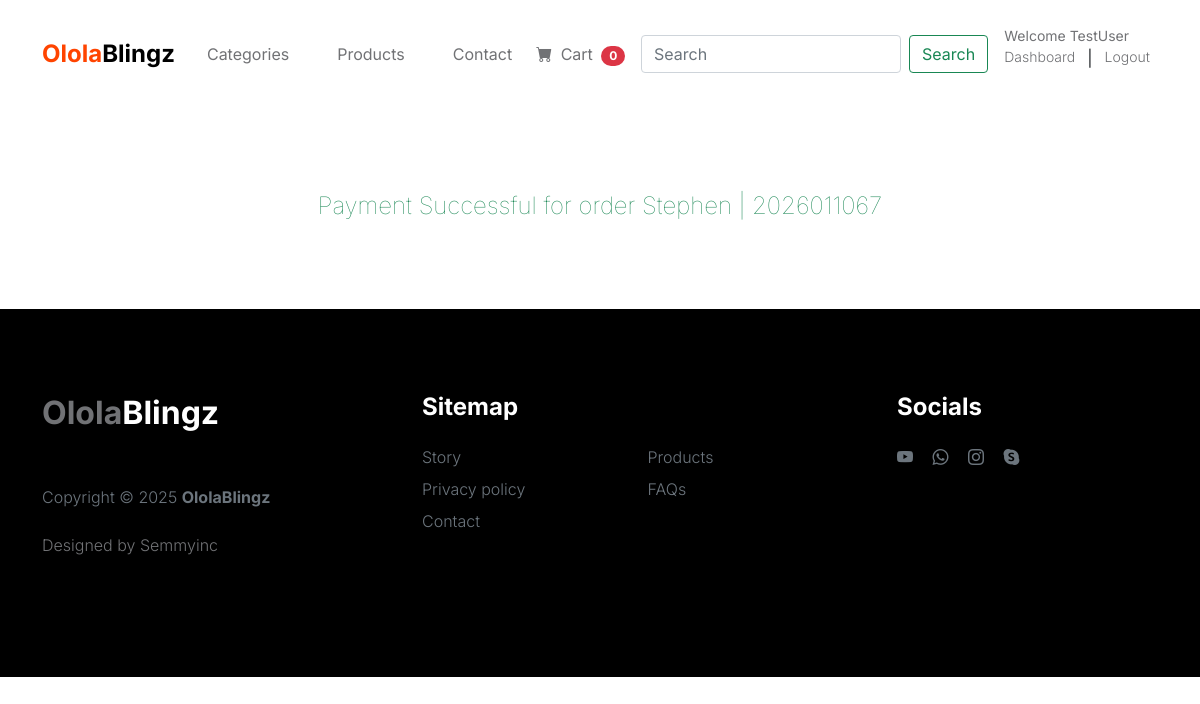
/payment/payment_success/67/ (signed in), run on the app's committed database.
### users/models.py (models this page shows, shortened)
class Users(AbstractBaseUser):
    first_name = models.CharField(max_length=50)
    last_name = models.CharField(max_length=50)
    username = models.CharField(max_length=50, unique=True)
    phone = models.CharField(max_length=50)
    email = models.EmailField(unique=True)
    date_joined = models.DateTimeField(auto_now_add=True)
    last_login = models.DateTimeField(auto_now_add=True)
    is_admin = models.BooleanField(default=False)
    is_staff = models.BooleanField(default=False)
    is_active = models.BooleanField(default=False)
    is_superadmin = models.BooleanField(default=False)
    USERNAME_FIELD = 'email'
    REQUIRED_FIELDS = ['username', 'first_name', 'last_name']
    objects = UsersManager()
    class Meta:
        verbose_name_plural = 'Users'

### payment/models.py (models this page shows, shortened)
class Order(models.Model):
    STATUS = (
        ('New', 'New'),
        ('Accepted', 'Accepted'),
        ('Completed', 'Completed'),
        ('Cancelled', 'Cancelled')
    )
    user = models.ForeignKey(Users, on_delete=models.SET_NULL, null=True)
    payment = models.ForeignKey(Payment, on_delete=models.SET_NULL, null=True, blank=True)
    order_number = models.CharField(max_length=50, blank=True)
    first_name = models.CharField(max_length=50)
    last_name = models.CharField(max_length=50)
    phone = models.CharField(max_length=20)
    email = models.CharField(max_length=100)
    address = models.CharField(max_length=255)
    city = models.CharField(max_length=50)
    state = models.CharField(max_length=50)
    country = models.CharField(max_length=50)
    order_note = models.TextField()
    order_total = models.FloatField()
    tax = models.FloatField()
    status = models.CharField(max_length=20, choices=STATUS, default='New')
    ip = models.CharField(max_length=20, blank=True)
    is_ordered = models.BooleanField(default=False)
    created_at = models.DateTimeField(auto_now_add=True)
    updated_at = models.DateTimeField(auto_now=True)

### payment/views.py (the view)
# urls.py: path('payment_success/<int:order_id>/', views.payment_success, name='payment_success'),
@login_required(login_url='login')
def payment_success(request, order_id):
    order = Order.objects.get(id=order_id)
    context = {'order':order}
    return render(request, 'payment/payment_success.html', context)

### cart/context_processors.py (called while the page is built)
def cart_counter(request):
    cart_count = 0
    if 'admin' in request.path:
        return {}
    else:
        try:
            if request.user.is_authenticated:
                cart_items = CartItem.objects.all().filter(user=request.user)
            else:
                cart = Cart.objects.filter(cart_id=_cart_id(request))
                cart_items = CartItem.objects.all().filter(cart=cart[:1])
            for cart_item in cart_items:
                cart_count += cart_item.quantity
        except Cart.DoesNotExist:
            cart_count = 0
    return dict(cart_count=cart_count)

### product/context_processors.py (called while the page is built)
def category_menu_links(request):
    links = Category.objects.all()
    return dict(links=links)

### product/models.py (called while the page is built)
    def get_slug_url(self):
        return reverse('products_by_category', args=[self.slug])

### templates/payment/payment_success.html
{% extends 'base.html' %}
{% block content %}
    <br><br><br><br><br><br><br><br>
    <div class="container">
        <p class="lead display-5 text-success text-center">Payment Successful for order {{order.first_name | capfirst}} | {{order.order_number}}</p>
        <br><br><br>
    </div>
{% endblock %}

### templates/navbar.html (shortened to what this page needs)
<nav class="navbar navbar-expand-lg">
    <div class="container">
        <a class="navbar-brand" href="{% url 'home' %}">
            <strong><span>Olola</span>Blingz</strong>
        </a>
        <div class="collapse navbar-collapse" id="navbarNav">
            <ul class="navbar-nav mx-auto">
                <li class="nav-item dropdown">
                    <a class="nav-link dropdown-toggle" id="navbarDropdown" href="#" role="button" data-bs-toggle="dropdown" aria-expanded="false">Categories</a>
                </li>
                <li class="nav-item">
                    <a class="nav-link" href="{% url 'products' %}">Products</a>
                </li>
                <li class="nav-item">
                    <a class="nav-link" href="contact.html">Contact</a>
                </li>
                <li class="nav-item">
                    <a href="{% url 'cart_page' %}">
                        <i class="bi-cart-fill me-1"></i>
                        Cart
                        <span class="badge bg-danger ms-1 rounded-pill text-white">{{cart_counter|length}}</span>
                    </a>
                </li>
            </ul>
            <div class="d-none d-lg-block mx-auto">
                <form class="d-flex" role="search" method="POST" action="{% url 'search' %}">
                    <input class="form-control me-2" type="search" placeholder="Search" aria-label="Search", name="search">
                    <button class="btn btn-outline-success" type="submit">Search</button>
                </form>
            </div>
            {% if not user.is_authenticated %}
                <div class="d-none d-lg-block mx-auto">
                    <!-- <a href="{% url 'register' %}" class="bi-person custom-icon me-3"></a>
                    <a href="product-detail.html" class="bi-bag custom-icon"></a> -->
                    <div class="row mb-0">
                        <a href="#" class="small">Welcome User</a>
                    </div>
                    <div class="row mt-0">
                        <p class="col text-muted small"><a href="{% url 'login' %}">Login</a></p>|
                        <p class="col text-muted small"><a href="{% url 'register' %}">Register</a></p>
                    </div>
                </div>
            {% else %}
                <div class="d-none d-lg-block mx-auto">
                    <div class="row">
                        <a href="#" class="small">Welcome {{request.user.username}}</a>
                    </div>
                    <div class="row my-auto">
                        <p class="col text-muted small"><a href="{% url 'dashboard' %}">Dashboard</a></p>|
                        <p class="col text-muted small"><a href="{% url 'logout' %}">Logout</a></p>
                    </div>
                </div>
            {% endif %}
        </div>
    </div>
</nav>

### static/css/tooplate-little-fashion.css (style rules this page uses)
:root { --white-color: #FFFFFF; --primary-color: #FF4400; --section-bg-color: #f0f8ff; --dark-color: #000000; --grey-color: #d0d1d1; --p-color: #717275; --body-font-family: 'Inter', sans-serif; --h5-font-size: 24px; --p-font-size: 20px; --copyright-text-font-size: 16px; --product-link-font-size: 14px; --custom-link-font-size: 12px; --font-weight-thin: 100; --font-weight-light: 300; --font-weight-normal: 400; --font-weight-bold: 700; --font-weight-black: 900; }
body, html { height: 100%; }
html { scroll-behavior: smooth; }
body { background: var(--white-color); font-family: var(--body-font-family); position: relative; }
p { color: var(--p-color); font-size: var(--p-font-size); font-weight: var(--font-weight-light); }
a, button { touch-action: manipulation; transition: all 0.3s; }
a { color: var(--p-color); text-decoration: none; }
.lead { font-size: 1.5rem; font-weight: var(--font-weight-thin); }
b, strong { font-weight: var(--font-weight-bold); }
.navbar { background: var(--white-color); position: fixed; top: 0; right: 0; left: 0; padding: 25px 0; z-index: 2; will-change: transform; transition: transform 300ms linear; }
.navbar span, h2 span, h4 span { color: var(--primary-color); }
.navbar-brand { color: var(--dark-color); font-size: 24px; font-weight: var(--font-weight-light); margin: 0; padding: 0; }
.navbar-expand-lg .navbar-nav .nav-link { display: inline-block; padding: 0; margin-right: 1.5rem; margin-left: 1.5rem; }
.nav-link { color: var(--p-color); font-size: 16px; position: relative; }
.navbar .nav-link::after { position: absolute; top: 100%; left: 0; width: 100%; height: 2px; background: var(--grey-color); content: ''; opacity: 0; -webkit-transition: opacity 0.3s, -webkit-transform 0.3s; -moz-transition: opacity 0.3s, -moz-transform 0.3s; transition: opacity 0.3s, transform 0.3s; -webkit-transform: translateY(10px); -moz-transform: translateY(10px); transform: translateY(10px); }

### data on the page
Users: user.username "TestUser"
Order: first_name "Stephen", order_number "2026011067"

### other printed values
{{ cart_counter|length }} "0"
